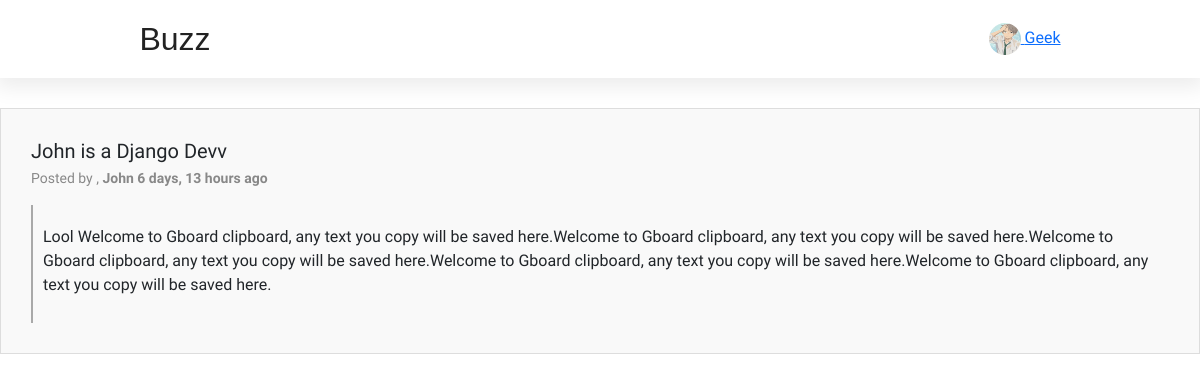
The page /post/8 (signed in) on the database its author committed.
### base/models.py (models this page shows, shortened)
class Profile(models.Model):
  bio = models.CharField(max_length=40)
  owner = models.OneToOneField(User,on_delete= models.CASCADE)
  image = models.ImageField(default='default.jpg', upload_to='profile_pics')

class Post(models.Model):
  author = models.ForeignKey(User , on_delete=models.CASCADE)
  title = models.CharField(max_length=50)
  body = models.TextField()
  updated = models.DateTimeField(auto_now=True)
  created = models.DateTimeField(auto_now_add=True)
  class Meta:
    ordering = ['-created','-updated']

### base/views.py (the view)
# urls.py: path("post/<str:pk>" , views.post , name = "post"),
@login_required(login_url="login")
def post(request,pk):
 single_post = Post.objects.get(id=pk)
 title = "View-Post "
 context = { 'post': single_post ,'title':title}
 return render (request,'base/post.html' ,context)

### base/templates/base/post.html
 {% extends 'main.html' %}
 {% block content %}
    <section class="blog-details">
        <div class="blog-content">
            <h3 class="blog-title"> {{ post.title }}</h3>
            <p class="blog-meta"> Posted by ,
            <span class="blog-author"> {{ post.author.username }}</span>
            <span class="blog-date">{{ post.created|timesince }} ago </span></p>
          <div class="main-blog">
            <p class="blog-description"> {{ post.body }}</p>
            </div>
        </div>
  </section>
{% endblock content %}

### templates/nav.html (shortened to what this page needs)
<header class="header">
        <div class="logo">Buzz</div>
        <nav class="desk-top-nav">
            <ul>
                <li><a href="{% url 'home' %}">Home</a></li>
                {% if request.user.is_authenticated %}
                <li><a href="{% url 'create-post'%}">Create</a></li>
                <li><a href="{% url 'profile' request.user.username %}">Profile</a></li>
                <li><a href="{% url 'logout'%}">Logout</a></li>
                {% else %}
                <li><a href="{% url 'login'%}">Login</a></li>
                {% endif %}
            </ul>
        </nav>
     {% if user.is_authenticated%}
        <div class="user-avatar" id="usr-image">
           <a href="{% url 'profile' request.user.id %}">
        <img src="{{ request.user.profile.image.url }}" alt="User Avatar"/>
        <span>{{ request.user.username }}</span></a>
        </div>
        {% endif %}
    </header>

### base/static/base/css/main.css (style rules this page uses)
* { margin: 0; padding: 0; box-sizing: border-box; font-family: "Proza Libre", sans-serif; }
body { position: relative; }
.header { background-color: #fff; display: flex; justify-content: space-around; align-items: center; padding: 15px 20px; width: 100%; z-index: 999; box-shadow: 0 5px 20px 4px rgba(0, 0, 0, 0.08); }
.logo { font-size: 2rem; color: #222; font-family: "TypoSlabserif-Light", sans-serif; }
.desk-top-nav ul { list-style: none; display: flex; gap: 20px; }
.desk-top-nav { margin: 0; display: block; }
.desk-top-nav a { text-decoration: none; color: #fff; font-size: 18px; }
.user-avatar img { width: 32px; height: 32px; border-radius: 50%; }
.blog-details { background-color: #f9f9f9; padding: 20px; border: 1px solid #ddd; margin-top: 20px; }
.blog-title { font-size: 20px; margin: 0; }
.blog-meta { font-size: 14px; color: #888; margin-top: 5px; }
.blog-author, .blog-date { font-weight: bold; }
.blog-description { margin-top: 10px; }
.main-blog { padding: 10px; border-left: 2px solid darkgrey; }
@media screen and (min-width: 769px) { .blog-details { padding: 30px; margin-top: 30px; } }

### rows shown on the page
Post: title "John is a Django Devv", author.username "John", created "6 days, 13 hours", body "Lool Welcome to Gboard clipboard, any text you copy will be saved here.Welcome to Gboard clipboard, any text you copy will be saved here.Welcome to Gboard clipboard, any text you copy will be saved here.Welcome to Gboard clipboard, any text you copy will be saved here.Welcome to Gboard clipboard, any text you copy will be saved here."

### other values the page prints
{{ request.user.username }} "Geek"
